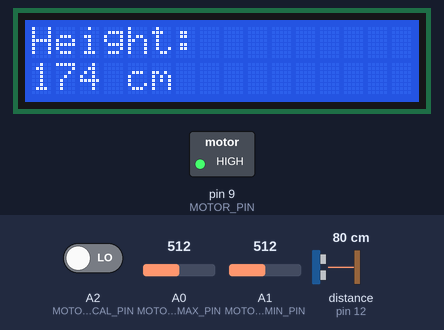
This sketch was run on a simulated Arduino Uno, built with avr-gcc and run on an emulated ATmega328P. On the bench: 16×2 character LCD, switched loads named in the sketch (green lamp = pin HIGH). The test bench sets the inputs (shaded band); at power-on: A2 (MOTOR_TRIGGER_CAL_PIN) LOW, A0 (MOTOR_CAL_MAX_PIN) = 512, A1 (MOTOR_CAL_MIN_PIN) = 512, distance to the obstacle (sensor on pin 12) 80 cm. The echo pulse lasts 58.3 µs per cm; EEPROM starts erased; what the sketch prints to the serial monitor is not drawn.

Above: at 1.4 s.
1.5 s: A2 (MOTOR_TRIGGER_CAL_PIN) driven HIGH
At 3.0 s:
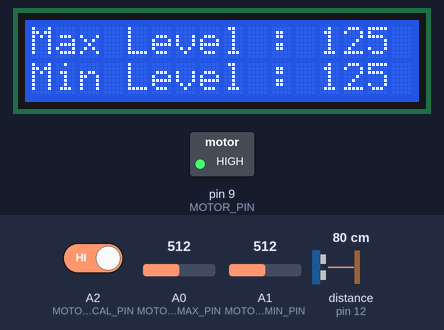
3.5 s: A0 (MOTOR_CAL_MAX_PIN) set to 716
At 4.0 s:
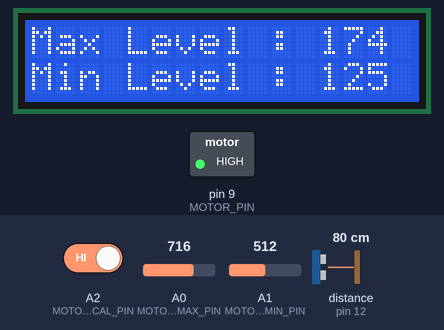
5.1 s: A1 (MOTOR_CAL_MIN_PIN) set to 716
At 5.9 s:
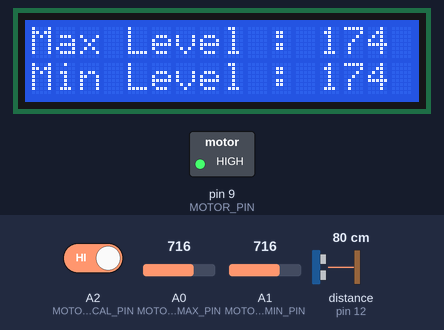
7.0 s: A0 (MOTOR_CAL_MAX_PIN) set to 900
At 8.3 s:
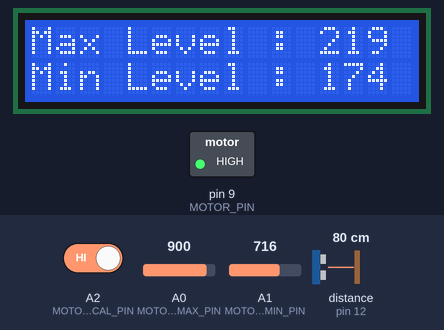
8.6 s: A1 (MOTOR_CAL_MIN_PIN) set to 900
At 9.4 s:
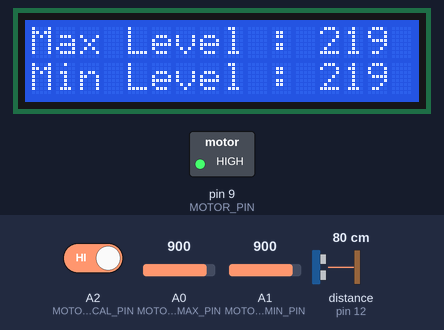
10.2 s: A0 (MOTOR_CAL_MAX_PIN) set to 1023
At 11.2 s:
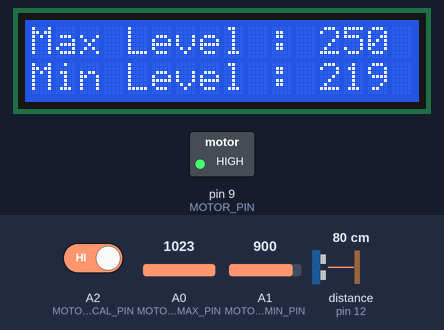
Timing chart, 0 to 13.2 s (numbered marks = the images above; inputs shaded):
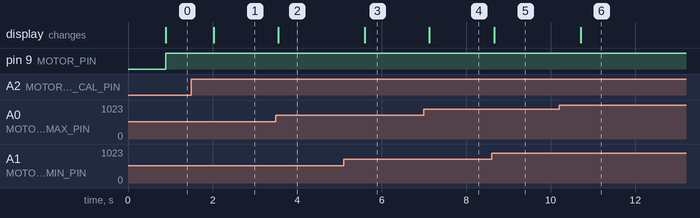

Measured:
- after the input at 1.5 s, the display: changes after 0.52 s (image 1)
- after the input at 3.5 s, the display: changes after 0.06 s (image 2)
- after the input at 5.1 s, the display: changes after 0.50 s (image 3)
- after the input at 7.0 s, the display: changes after 0.13 s (image 4)
- after the input at 8.6 s, the display: changes after 0.06 s (image 5)
- after the input at 10.2 s, the display: changes after 0.50 s (image 6)

The sketch:

Liquid_Level_Sensor.ino
```cpp
// (licence header left out)
// include the library code:
#include <LiquidCrystal.h>
#include <NewPing.h>
#include <EEPROM.h>

//defining motor output pin
#define MOTOR_PIN 9

// defining motor max level and min level reading pins
#define MOTOR_CAL_MAX_PIN A0
#define MOTOR_CAL_MIN_PIN A1

// defining calibration pin for zero level cal
#define LEVEL_CAL_PIN A3

// pin to start motor Max and Min level
#define MOTOR_TRIGGER_CAL_PIN A2

//EEPROM location map for data storage
#define GROUND_DIST_ADDR 0
#define MAX_LEVEL_ADDR 1
#define MIN_LEVEL_ADDR 2

// pins for sonar object
#define TRIGGER_PIN  13  // Arduino pin tied to trigger pin on the ultrasonic sensor.
#define ECHO_PIN     12  // Arduino pin tied to echo pin on the ultrasonic sensor.
#define MAX_DISTANCE 250 // Maximum distance we want to ping for (in centimeters). Maximum sensor distance is rated at 400-500cm.

NewPing sonar(TRIGGER_PIN, ECHO_PIN, MAX_DISTANCE); // NewPing setup of pins and maximum distance.

/* LCD circuit:
   LCD R/W pin to ground
   LCD VSS pin to ground
   LCD VCC pin to 5V
   LCD VDD pin to Diode to GND
*/
/*
  // for v1.x design
  #define RS 7
  #define E 6
  #define DB0 10
  #define DB1 11
  #define DB2 A5
  #define DB3 A4
  #define DB4 5
  #define DB5 2
  #define DB6 4
  #define DB7 3
*/
// for v2.x design
#define RS 10
#define E 11
#define DB0 8
#define DB1 7
#define DB2 6
#define DB3 5
#define DB4 4
#define DB5 3
#define DB6 A3
#define DB7 A4

// initialize the library with the numbers of the interface pins
LiquidCrystal lcd(RS, E, DB0, DB1, DB2, DB3, DB4, DB5, DB6, DB7);

// storage for actual distance to zer level from sonar
unsigned int GroundDistance;

// temporary min and max level for motor triggering
byte MaxLevel;
byte MinLevel;

void setup() {
  Serial.begin(9600); // Open serial monitor at 9600 baud to see ping results.

  // set up the LCD's number of columns and rows:
  lcd.begin(16, 2);
  lcd.clear();

  // Print initialization message to the LCD.
  lcd.print("Initializing....");

  // aquiring preset Max and Min levels of previous motor calibration
  MaxLevel = EEPROM.read(MAX_LEVEL_ADDR);
  MinLevel = EEPROM.read(MIN_LEVEL_ADDR);

  // initiating output for Motor/Pump
  pinMode(MOTOR_PIN, OUTPUT);

  delay(200);
}

void loop() {
  GroundDistance = EEPROM.read(GROUND_DIST_ADDR); // Ground Distance is stored in location 0

  unsigned int Distance, uS;
  byte LiquidHeight;

  // Send ping, get ping time in microseconds (uS)
  uS = sonar.ping_median(20);

  // Calculate distance and height
  Distance = uS / US_ROUNDTRIP_CM; // "US_ROUNDTRIP_CM" is a constant defined in NewPing
  // Distance has to be less than GroundDistance
  if (Distance < GroundDistance)
    LiquidHeight = GroundDistance - Distance;
  else
    LiquidHeight = 0;  // in case of out of range level values

  // printing ping distance (actual distance) values to Serial
  Serial.print("Ping: ");
  Serial.print(Distance); // Convert ping time to distance in cm
  Serial.println(" cm");

  // Output data into Serial
  Serial.print("Height: ");
  Serial.print(LiquidHeight);
  Serial.println(" cm");

  // Output data into LCD
  lcd.begin(16, 2);
  lcd.clear();
  lcd.print("Height:");
  lcd.setCursor(0, 1);
  lcd.print(LiquidHeight);
  lcd.print(" cm");

  if (LiquidHeight < MinLevel)
    digitalWrite(MOTOR_PIN, HIGH);
  else if (LiquidHeight > MaxLevel)
    digitalWrite(MOTOR_PIN, LOW);

  // settings are calibrated for Motor Level
  if (digitalRead(MOTOR_TRIGGER_CAL_PIN)) {
    setMotorTriggerLevel();
  }

  // settings are calibrated for GroundDistance
  if (digitalRead(LEVEL_CAL_PIN)) {
    calibrate();
  }

  delay(500);
}

// system is calibrated to current distance
void calibrate() {
  // setting LCD
  lcd.clear();
  lcd.print("Calibrating...");
  delay(200);

  unsigned int Distance = 0;
  unsigned int uS;

  // measuring distance
  uS = sonar.ping_median(50); // Send ping, get ping time in microseconds (uS).
  Distance = uS / US_ROUNDTRIP_CM;
  EEPROM.write(GROUND_DIST_ADDR, (byte) Distance);

  // finishing calibration
  lcd.clear();
  lcd.print("Restarting...");
  delay(200);
}

void setMotorTriggerLevel() {
  while (true) {
    // setting motor trigger levels
    // setting MAX LEVEL
    MaxLevel = map(analogRead(MOTOR_CAL_MAX_PIN), 0, 1023, 0, MAX_DISTANCE);
    EEPROM.write(MAX_LEVEL_ADDR, (byte) MaxLevel);

    // setting MIN LEVEL
    byte tempMinLevel = map(analogRead(MOTOR_CAL_MIN_PIN), 0, 1023, 0, MAX_DISTANCE);
    // as MIN LEVEL can not be greater than MAX LEVEL
    if (tempMinLevel < MaxLevel)
      MinLevel = tempMinLevel;  // as received MIN LEVEL is acceptable
    else
      MinLevel = MaxLevel;  //  as received MIN LEVEL is invalid
    EEPROM.write(MIN_LEVEL_ADDR, (byte) MinLevel);

    // showing the current set Max and Min Levels to Serial Monitor
    Serial.print("Max Level : ");
    Serial.println(MaxLevel);
    Serial.print("Min Level : ");
    Serial.println(MinLevel);

    // showing the current set Max and Min Levels to LCD
    lcd.clear();
    lcd.print("Max Level : ");
    lcd.print(MaxLevel);
    lcd.setCursor(0, 1);
    lcd.print("Min Level : ");
    lcd.print(MinLevel);

    // stops calibrating if the trigger button is opened
    if (digitalRead(MOTOR_TRIGGER_CAL_PIN) == LOW) {
      break;
    }

    delay(500);
  }
}
```
